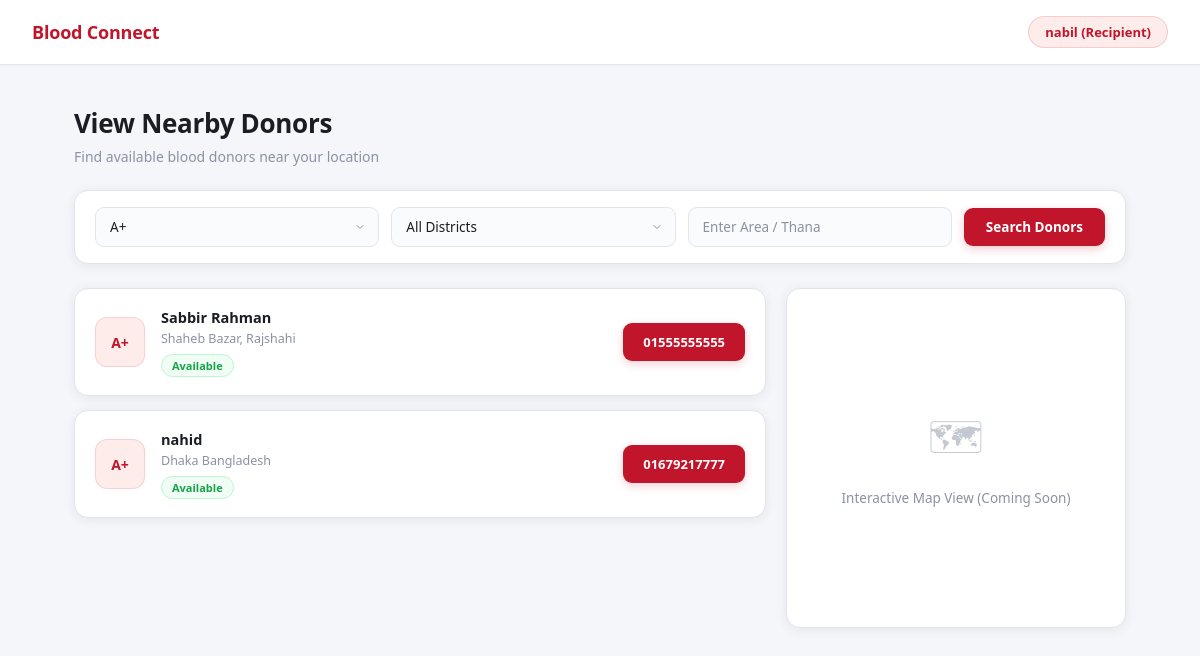
The page /front/recipient/findDonor.php?blood_group=A+ (signed in) on the database as committed earlier.
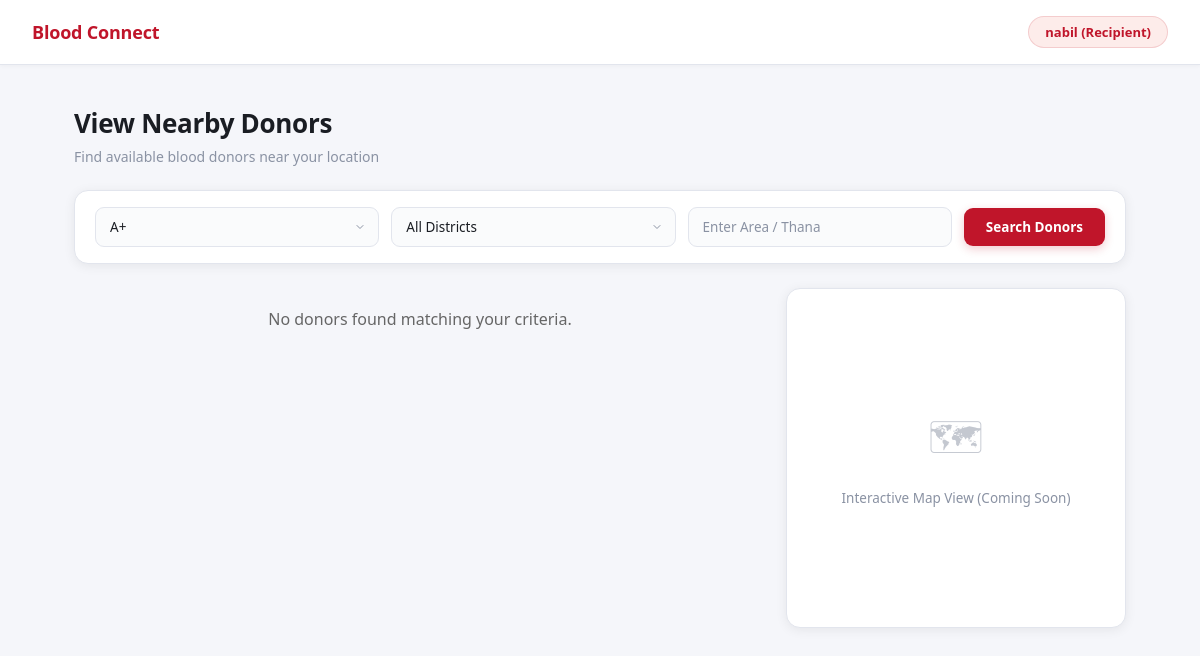
The same page on the database as committed later.
### tables this page shows
CREATE TABLE `donors` (
  `id` int(11) NOT NULL,
  `name` varchar(100) NOT NULL,
  `email` varchar(100) NOT NULL,
  `phone` varchar(20) NOT NULL,
  `blood_group` varchar(5) NOT NULL,
  `district` varchar(50) NOT NULL,
  `address` text DEFAULT NULL,
  `status` enum('pending','verified','rejected','available','unavailable') DEFAULT 'pending',
  `reviewed_at` timestamp NULL DEFAULT NULL,
  `last_donation_date` date DEFAULT NULL,
  `password` varchar(255) NOT NULL,
  `created_at` timestamp NOT NULL DEFAULT current_timestamp()
);

### front/recipient/findDonor.php (the view, shortened to what this page needs)
<?php
require_once '../db.php';
$blood_group = trim($_GET['blood_group'] ?? '');
$area = trim($_GET['area'] ?? '');
$sql = "SELECT * FROM donors WHERE status = 'available'";
$params = [];
if (!empty($blood_group)) {
    $sql .= " AND blood_group = ?";
    $params[] = $blood_group;
}
$stmt = $pdo->prepare($sql);
$stmt->execute($params);
$donors = $stmt->fetchAll();
?>
<!DOCTYPE html>
<html lang="en">
<head>
  <link rel="stylesheet" href="findDonor.css">
</head>
<body>
<header>
  <h2>Blood Connect</h2>
  <div class="user"><?php echo htmlspecialchars($_SESSION['recipient_name']); ?> (Recipient)</div>
</header>
<div class="container">
  <h1>View Nearby Donors</h1>
  <p class="subtitle">Find available blood donors near your location</p>
  <form class="filters" method="GET" action="">
    <select name="blood_group">
      <option value="A+" <?php if($blood_group == 'A+') echo 'selected'; ?>>A+</option>
    </select>
    <select name="district">
      <option value="">All Districts</option>
    </select>
    <input type="text" name="area" placeholder="Enter Area / Thana" value="<?php echo htmlspecialchars($area); ?>">
    <button type="submit" class="search-btn">Search Donors</button>
  </form>
  <div class="main">
    <div class="donor-list">
      <?php if (count($donors) > 0): ?>
        <?php foreach ($donors as $donor): ?>
          <div class="card">
            <div class="info">
              <div class="blood"><?php echo htmlspecialchars($donor['blood_group']); ?></div>
              <div>
                <strong><?php echo htmlspecialchars($donor['name']); ?></strong>
                <p><?php echo htmlspecialchars($donor['address'] ?: $donor['district']); ?></p>
                <span class="status"><?php echo ucfirst(htmlspecialchars($donor['status'])); ?></span>
              </div>
            </div>
            <div class="contact"><?php echo htmlspecialchars($donor['phone']); ?></div>
          </div>
        <?php endforeach; ?>
      <?php else: ?>
        <p style="text-align:center; color:#666; padding: 20px;">No donors found matching your criteria.</p>
      <?php endif; ?>
    </div>
    <div class="map">
      <p>Interactive Map View (Coming Soon)</p>
    </div>
  </div>
</div>
</body>
</html>

Rows that differ between the two databases and show on the page:
no longer on this page (row edited): donors: blood_group "A+", name "Sabbir Rahman", address "Shaheb Bazar, Rajshahi", status "Available", phone "01555555555"
no longer on this page (row edited): donors: blood_group "A+", name "nahid", address "Dhaka Bangladesh", status "Available", phone "01679217777"
Other text that changed with them:
text now shown: "No donors found matching your criteria."
